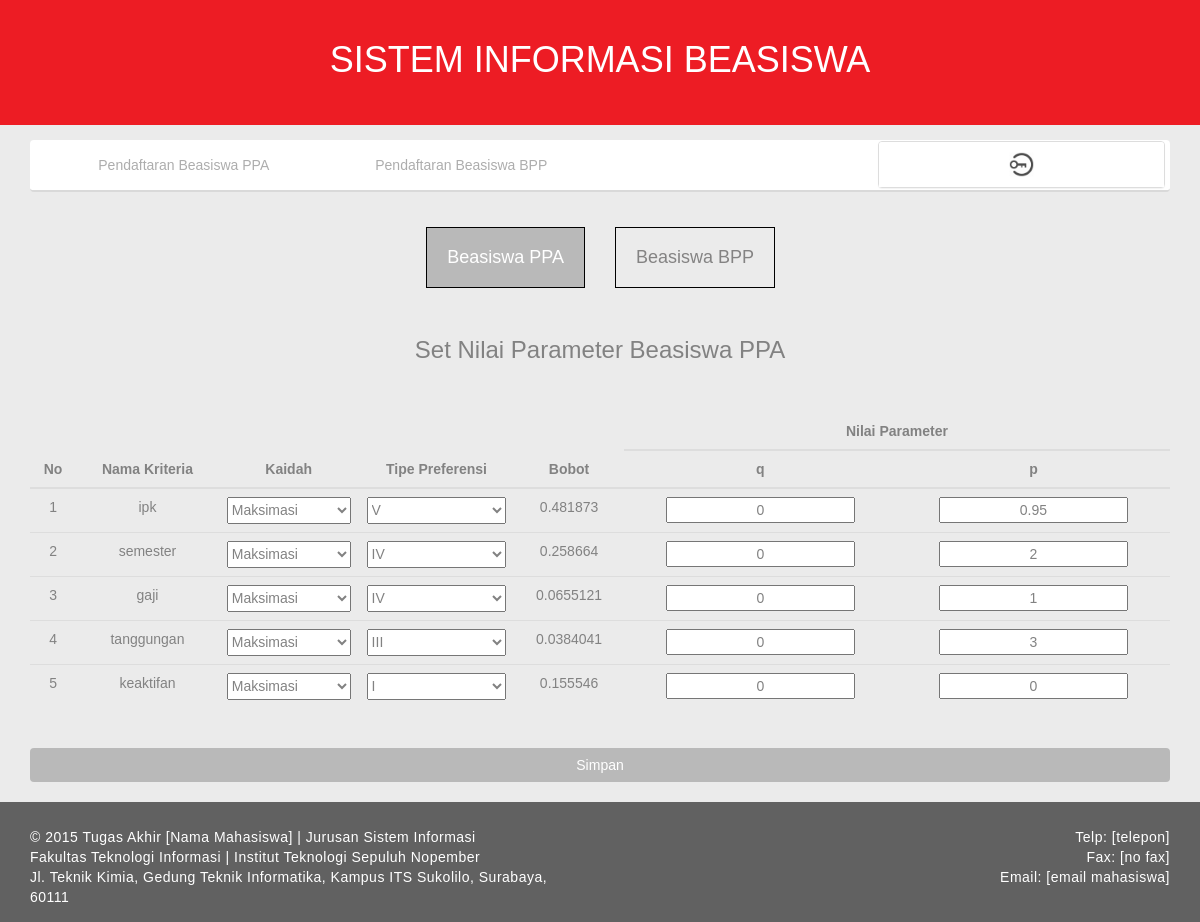
Before: /index.php/admin/set_parameter_ppa with the older database file.
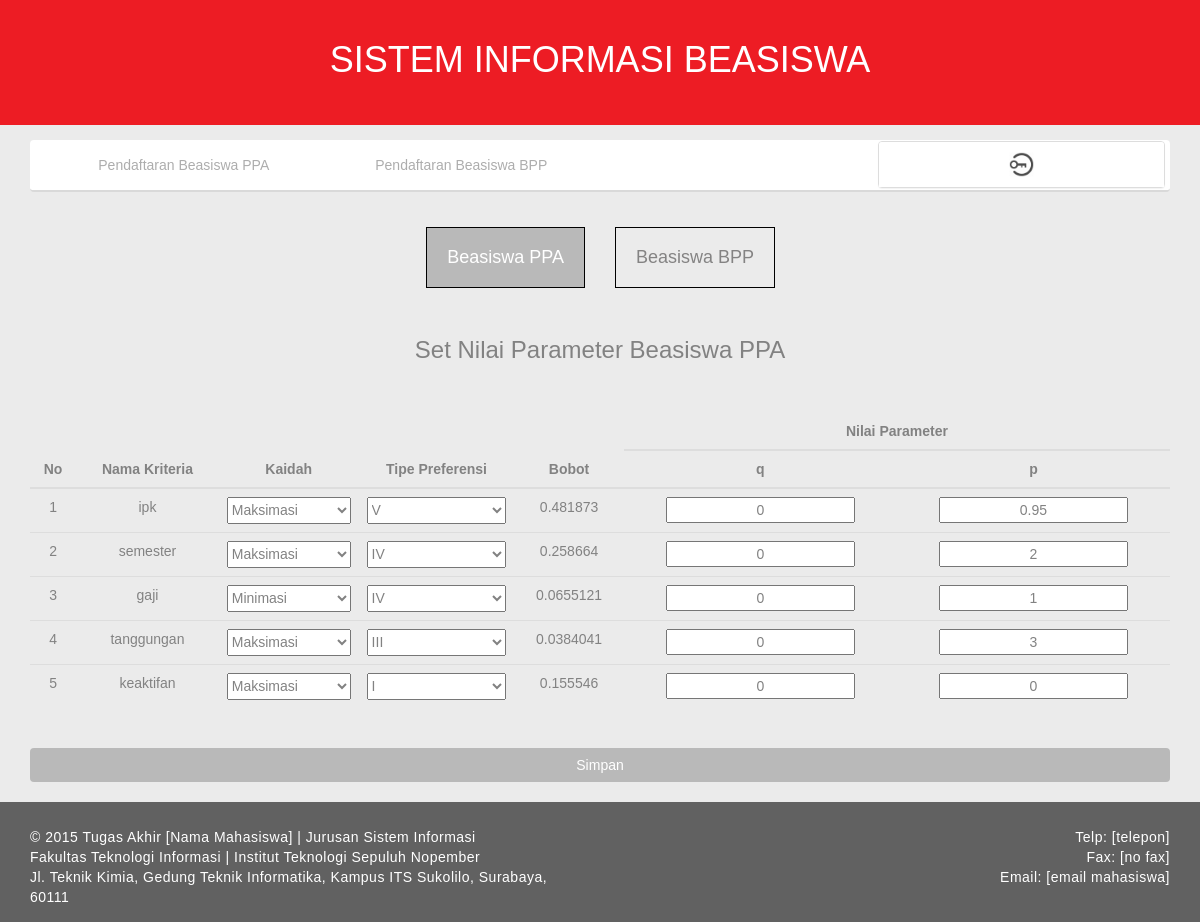
After: the same page with the newer database file.
### tables this page shows
CREATE TABLE `parameter_ppa` (
  `id_parameter` int(11) NOT NULL,
  `nama_kriteria` varchar(255) DEFAULT NULL,
  `kaidah` varchar(255) DEFAULT NULL,
  `tipe` int(11) DEFAULT NULL,
  `bobot` float DEFAULT NULL,
  `q` float DEFAULT NULL,
  `p` float DEFAULT NULL,
  PRIMARY KEY (`id_parameter`)
);

### application/controllers/admin.php (called while the page is built, shortened)
<?php if ( ! defined('BASEPATH')) exit('No direct script access allowed');
class Admin extends CI_Controller {
	public function __construct()
	{
		$this->load->library('session');
	}
	public function set_parameter_ppa()
	{
		$this->load->database('beasiswa');
		$this->load->model('Beasiswa_models','bea');
		$this->load->view('layout/header',array('display'=>'set_parameter'));
		$this->load->view('admin/set_parameter_ppa',array('data'=>$this->bea->nilai_parameter('ppa')));
		$this->load->view('layout/footer');
	}
}

### index.php (called while the page is built, shortened)
<?php
require_once BASEPATH.'core/CodeIgniter.php';

### application/models/Beasiswa_models.php (called while the page is built, shortened)
<?php
class Beasiswa_models extends CI_Model {
   public function nilai_parameter($par)
   {
      $count=1;
      if($par=='ppa')
         $sql = $this->db->get_where('parameter_ppa');
      else
         $sql = $this->db->get_where('parameter_bpp');
      foreach ($sql->result() as $row) {
            $kriteria[$count++]=array('no'=>$row->id_parameter,'kriteria'=>$row->nama_kriteria,'kaidah'=>$row->kaidah,'tipe'=>$row->tipe,'bobot'=>$row->bobot,'q'=>$row->q,'p'=>$row->p);
      }
      return $kriteria;
   }
}
?>

### application/views/Admin/set_parameter_ppa.php (the view, shortened to what this page needs)
<div class="col-md-12" style="background:none;">
	<div class="col-md-6" style="background:none;">
		<a href="<?php echo  base_url();?>admin/set_parameter_ppa"><h4 class="tipe" style="float:right;background-color:#B9B9B9;color:white;">Beasiswa PPA</h4></a>
	</div>
	<div class="col-md-6" style="background:none;">
		<a href="<?php echo  base_url();?>admin/set_parameter_bpp"><h4 class="tipe" style="float:left;">Beasiswa BPP</h4></a>
	</div>
</div>
<br><br><br><br><br>
<div class="col-md-12" style="background:none;text-align:center;">
	<h3>Set Nilai Parameter Beasiswa PPA</h3><br><br>
	<table class="table" style="text-align:center;">
		 <thead>
	        <tr>
	            <th rowspan="2" style="text-align:center;">No</th>
	            <th rowspan="2" style="text-align:center;">Nama Kriteria</th>
	            <th rowspan="2" style="text-align:center;">Kaidah</th>
	            <th rowspan="2" style="text-align:center;">Tipe Preferensi</th>
	            <th rowspan="2" style="text-align:center;">Bobot</th>
	            <th colspan="2" style="text-align:center;">Nilai Parameter</th>
	        </tr>
          	<tr>
	            <th style="text-align:center;">q</th>
	            <th style="text-align:center;">p</th>
          	</tr>
        </thead>
		<tbody>
		<form action="<?php echo base_url(); ?>admin/simpan_parameter/ppa" method="POST">
			<?php foreach ($data as $key => $value) { ?>
			<tr>
				<td style="text-align:center;"><?php echo $value['no'];?></td>
				<td style="text-align:center;"><?php echo $value['kriteria'];?></td>
				<td style="text-align:center;">
					<select style="width:100%;height:27px;" name="kaidah<?php echo $value['kriteria'];?>">
						<option value="maksimasi" <?php if($value['kaidah']=='maksimasi') echo "selected";?>>Maksimasi</option>
						<option value="minimasi" <?php if($value['kaidah']=='minimasi') echo "selected";?>>Minimasi</option>
					</select>
				</td>
				<td style="text-align:center;">
					<select style="width:100%;height:27px;" name="tipe<?php echo $value['kriteria'];?>">
						<option  value="1" <?php if($value['tipe']==1) echo "selected";?>>I</option>
						<option value="3" <?php if($value['tipe']==3) echo "selected";?>>III</option>
						<option value="4" <?php if($value['tipe']==4) echo "selected";?>>IV</option>
						<option value="5" <?php if($value['tipe']==5) echo "selected";?>>V</option>
					</select>
				</td>
				<td style="text-align:center;"><?php echo $value['bobot'];?></td>
				<td style="text-align:center;"><input name="q<?php echo $value['kriteria'];?>" style="text-align:center;" type="text" value="<?php echo $value['q'];?>"></td>
				<td style="text-align:center;"><input name="p<?php echo $value['kriteria'];?>" style="text-align:center;" type="text" value="<?php echo $value['p'];?>"></td>
			</tr>
			<?php }?>
		</tbody>
	</table>
	<input type="submit" id="submit-btn" class="btn col-sm-12" style="color:white;background-color:#B9B9B9;margin-top:20px;" value="Simpan">
</div>

Changed rows visible on the page:
changed parameter_ppa "gaji": kaidahgaji "Maksimasi" → "Minimasi"
